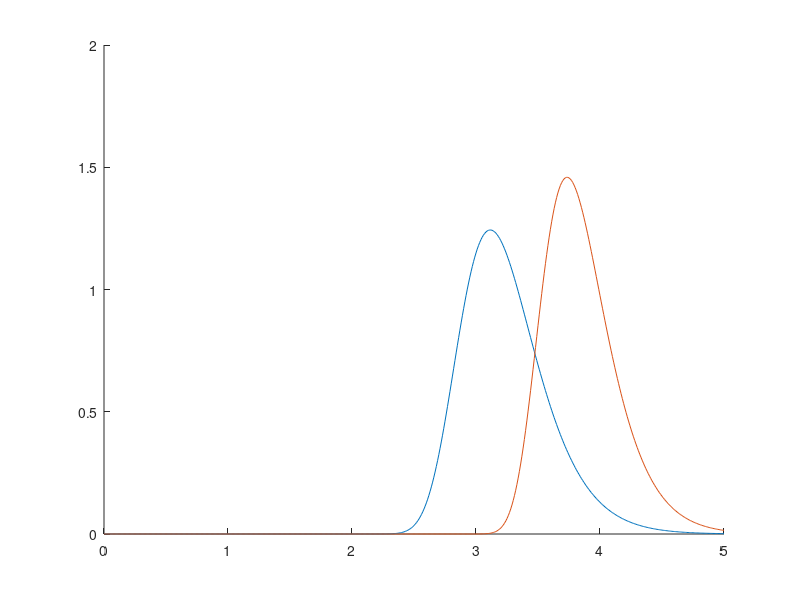

MATLAB code to generate this figure:
x = 0:0.01:5;
test1000 = normpdf(x).*(normcdf(x).^999)*1000;

test10000 = normpdf(x).*(normcdf(x).^9999)*10000;

hold on
plot(x, test1000);
plot(x,test10000);
hold off

